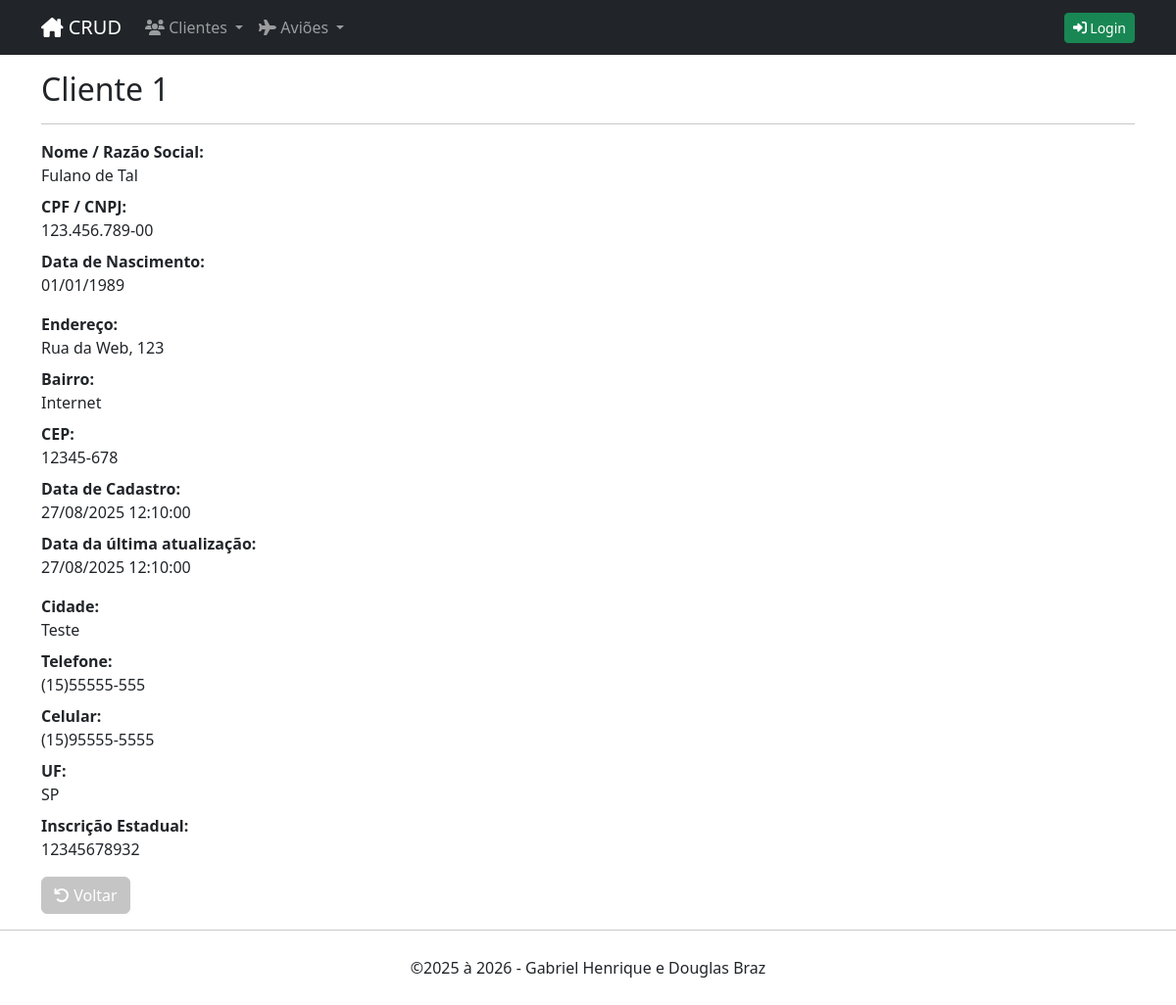
/customers/view.php?id=1, run on the app's committed database.
### tables this page shows
CREATE TABLE customers (
  id int NOT NULL AUTO_INCREMENT PRIMARY KEY,
  name varchar(255) NOT NULL,
  cpf_cnpj varchar(14) NOT NULL,
  birthdate datetime NOT NULL,
  address varchar(255) NOT NULL,
  hood varchar(100) NOT NULL,
  zip_code varchar(8) NOT NULL,
  city varchar(100) NOT NULL,
  state varchar(100) NOT NULL,
  phone varchar(11) NOT NULL,
  mobile varchar(11) NOT NULL,
  ie varchar(14) NOT NULL,
  created datetime NOT NULL,
  modified datetime NOT NULL
);

### inc/database.php (called while the page is built, shortened)
<?php
function open_database() {
    try {
        $conn = new mysqli(DB_HOST, DB_USER, DB_PASSWORD, DB_NAME);
        $conn->set_charset("utf8mb4");
        return $conn;
    } catch (Exception $e) {
        echo "Erro ao conectar: " . $e->getMessage();
        return null;
    }
}
function find($table = null, $id = null) {
    $database = open_database();
    $found = null;
    try {
        if ($id) {
            $stmt = $database->prepare("SELECT * FROM {$table} WHERE id = ?");
            $stmt->bind_param('i', $id);
            $stmt->execute();
            $found = $stmt->get_result()->fetch_assoc();
        } else {
            $result = $database->query("SELECT * FROM {$table}");
            if ($result->num_rows > 0) {
                $found = $result->fetch_all(MYSQLI_ASSOC);
            }
        }
    } catch (Exception $e) {
        $_SESSION['message'] = $e->getMessage();
        $_SESSION['type'] = 'danger';
    }
    return $found;
}
?>

### customers/functions.php (called while the page is built, shortened)
<?php
function view($id = null) {
    $customer = find("customers", $id);
}
function formataData($data, $formato) {
    try {
        $d = new DateTime($data, new DateTimeZone("America/Sao_Paulo"));
        return $d->format($formato);
    } catch (Exception $e) {
        return $data;
    }
}
function formataTel($telefone) {
    return "(" . substr($telefone,0,2) . ")" .
           substr($telefone,2,5) . "-" . substr($telefone,7,4);
}
function cepFormat($cep) {
    return substr($cep,0,5) . "-" . substr($cep,5,3);
}

### customers/view.php (the view, shortened to what this page needs)
<?php
include "functions.php";
view($_GET['id']);
?>
<h2>Cliente <?php echo $customer['id']; ?></h2>
<hr>
<dl class="dl-horizontal">
    <dt>Nome / Razão Social:</dt>
    <dd><?php echo $customer['name']; ?></dd>
    <dt>CPF / CNPJ:</dt>
    <dd><?php echo $customer['cpf_cnpj']; ?></dd>
    <dt>Data de Nascimento:</dt>
    <dd><?php echo formataData($customer['birthdate'], "d/m/Y"); ?></dd>
</dl>
<dl class="dl-horizontal">
    <dt>Endereço:</dt>
    <dd><?php echo $customer['address']; ?></dd>
    <dt>Bairro:</dt>
    <dd><?php echo $customer['hood']; ?></dd>
    <dt>CEP:</dt>
    <dd><?php echo cepFormat($customer['zip_code']); ?></dd>
    <dt>Data de Cadastro:</dt>
    <dd><?php echo formataData($customer['created'], "d/m/Y H:i:s"); ?></dd>
    <dt>Data da última atualização:</dt>
    <dd><?php echo formataData($customer['modified'], "d/m/Y H:i:s"); ?></dd>
</dl>
<dl class="dl-horizontal">
    <dt>Cidade:</dt>
    <dd><?php echo $customer['city']; ?></dd>
    <dt>Telefone:</dt>
    <dd><?php echo formataTel($customer['phone']); ?></dd>
    <dt>Celular:</dt>
    <dd><?php echo formataTel($customer['mobile']); ?></dd>
    <dt>UF:</dt>
    <dd><?php echo $customer['state']; ?></dd>
    <dt>Inscrição Estadual:</dt>
    <dd><?php echo $customer['ie']; ?></dd>
</dl>
<div id="actions" class="row">
    <div class="col-md-12">
        <a href="index.php" class="btn btn-light">
            <i class="fa-solid fa-arrow-rotate-left"></i> Voltar
        </a>
    </div>
</div>

### css/style.css (style rules this page uses)
html, body { height: 100%; margin: 0; }
body { display: flex; flex-direction: column; }
.btn-light { background-color: #c5c5c5; color: #FFFFFF; border-color: #c5c5c5; }

### data on the page
customers: id "1", name "Fulano de Tal", cpf_cnpj "123.456.789-00", birthdate "01/01/1989", address "Rua da Web, 123", hood "Internet", zip_code "12345-678", created "27/08/2025 12:10:00", modified "27/08/2025 12:10:00", city "Teste", phone "(15)55555-555", mobile "(15)95555-5555", state "SP", ie "12345678932"

### other printed values
$data->format("Y") "2026"
